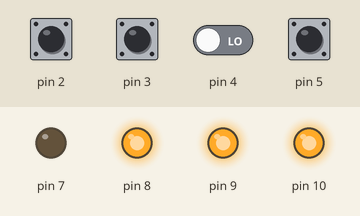
The sketch below on a simulated Arduino Uno, built with avr-gcc and run on an emulated ATmega328P. On the bench: output pins drawn as LEDs (lit = HIGH). The test bench sets the inputs (shaded band); at power-on: pin 2, pin 3, pin 5 HIGH, pin 4 LOW.

Above: at 1.2 s.
1.3 s: pin 2 pulled LOW for 0.15 s
At 21.2 s:
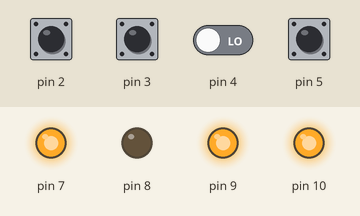
22.0 s: pin 3 pulled LOW for 0.15 s
At 40.62 s:
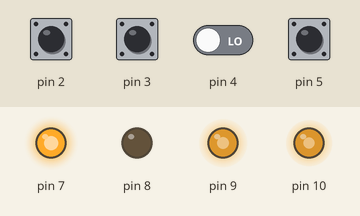
Timing chart, 0 to 82.9 s (numbered marks = the images above; inputs shaded):
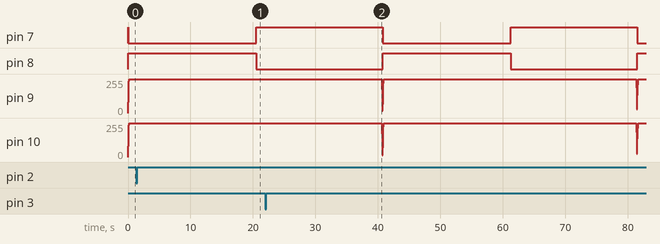

The sketch:

DriveStraightUnitTest.ino
```cpp
#include <RobotController.h>

#include <Motor.h>
// #include <IRSensor.h>
// #include <LightSensor.h>

#include <Encoder.h>
#include <PID.h>

/*****************************************/

// Left Motor. Dir Pin 8, PWM Pin 10, direction not reversed
// Right Motor. Dir Pin 7, PWM Pin 9, direction reversed
Motor left_motor(8, 10, false);
Motor right_motor(7, 9, true);

// Left Encoder. Channel A Pin 2, Channel B Pin 4, direction reversed
// Right Encoder. Channel A Pin 3, Channel B Pin 5, direction not reversed
Encoder left_encoder(2, 4, &left_encoder_distance, &left_encoder_velocity, true);
Encoder right_encoder(3, 5, &right_encoder_distance, &right_encoder_velocity, false);

// Left Motor PID Controller
// Right Motor PID Controller
PID left_PID(&left_encoder_velocity, &left_motor_PWM, &left_motor_setpoint, KP, KI, KD, DIRECT);
PID right_PID(&right_encoder_velocity, &right_motor_PWM, &right_motor_setpoint, KP, KI, KD, DIRECT);

void setup()
{
  left_encoder.setHighPinA();
  left_encoder.setLowPinB();
  right_encoder.setHighPinA();
  right_encoder.setHighPinB();

  left_PID.SetMode(AUTOMATIC);
  left_PID.SetOutputLimits(-255, 255);
  right_PID.SetMode(AUTOMATIC);
  right_PID.SetOutputLimits(-255, 255);

  attachInterrupt(0, updateLeftEncoder, RISING);
  attachInterrupt(1, updateRightEncoder, RISING);

//  pinMode(12,INPUT);
//  digitalWrite(12,HIGH);
//  while(digitalRead(12)){}
}

void loop()
{
  computeEncoderPID();
  driveForward();
}

void driveForward()
{
  left_PID.SetMode(AUTOMATIC);
  right_PID.SetMode(AUTOMATIC);
  left_motor_setpoint = 1001;
  right_motor_setpoint = 1005;
  setMotors();
}

void computeEncoderPID()
{
  right_encoder.compute();
  left_encoder.compute();

  right_PID.Compute();
  left_PID.Compute();
}

void setMotors()
{
  left_motor.setSpeed(left_motor_PWM);
  right_motor.setSpeed(right_motor_PWM);
}

void updateLeftEncoder()
{
  left_encoder.tick();
}
void updateRightEncoder()
{
  right_encoder.tick();
}
```
